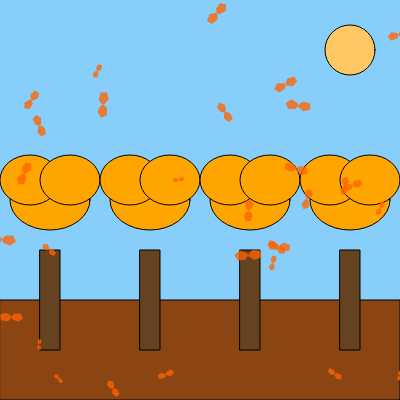
Frame 1 (no input)
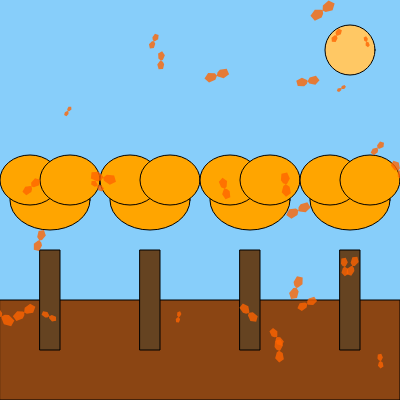
Frame 60 (no input)
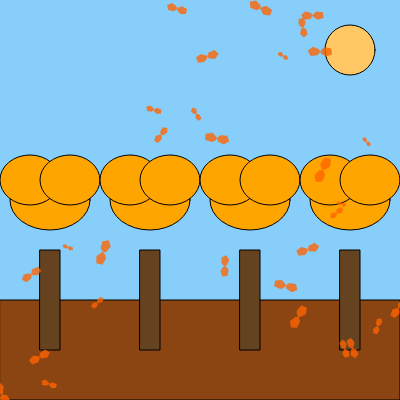
Frame 120 (the mouse pressed at the canvas centre since frame 60)

The p5.js sketch that drew these frames (run headless with seeded random() and noise() and a simulated clock; from frame 60 on, the mouse is pressed at the canvas centre):

// p5.js sketch
// ── sketch.js
// 🍂 ОСЕННИЙ ПАРК
// Падающие листья и деревья

let leaves = [];

function setup() {
  createCanvas(400, 400);
  
  // Создаём листья
  for (let i = 0; i < 30; i++) {
    leaves.push({
      x: random(width),
      y: random(height),
      size: random(5, 15),
      speed: random(1, 3),
      rotation: random(TWO_PI),
      rotSpeed: random(-0.05, 0.05)
    });
  }
}

function draw() {
  // Небо
  background(135, 206, 250);
  
  // Солнце
  fill(255, 200, 100);
  ellipse(350, 50, 50, 50);
  
  // Земля
  fill(139, 69, 19);
  rect(0, 300, width, 100);
  
  // Деревья
  for (let x = 50; x < width; x += 100) {
    // Ствол
    fill(101, 67, 33);
    rect(x - 10, 250, 20, 100);
    
    // Крона
    fill(255, 165, 0);
    ellipse(x, 200, 80, 60);
    ellipse(x - 20, 180, 60, 50);
    ellipse(x + 20, 180, 60, 50);
  }
  
  // Рисуем падающие листья
  for (let leaf of leaves) {
    leaf.y += leaf.speed;
    leaf.rotation += leaf.rotSpeed;
    
    if (leaf.y > height) {
      leaf.y = 0;
      leaf.x = random(width);
    }
    
    push();
    translate(leaf.x, leaf.y);
    rotate(leaf.rotation);
    
    fill(255, 100, 0, 200);
    noStroke();
    
    // Рисуем листик
    beginShape();
    for (let a = 0; a < TWO_PI; a += 0.5) {
      let r = leaf.size * (0.5 + 0.5 * sin(2 * a));
      let x = cos(a) * r;
      let y = sin(a) * r;
      vertex(x, y);
    }
    endShape(CLOSE);
    
    pop();
  }
}
